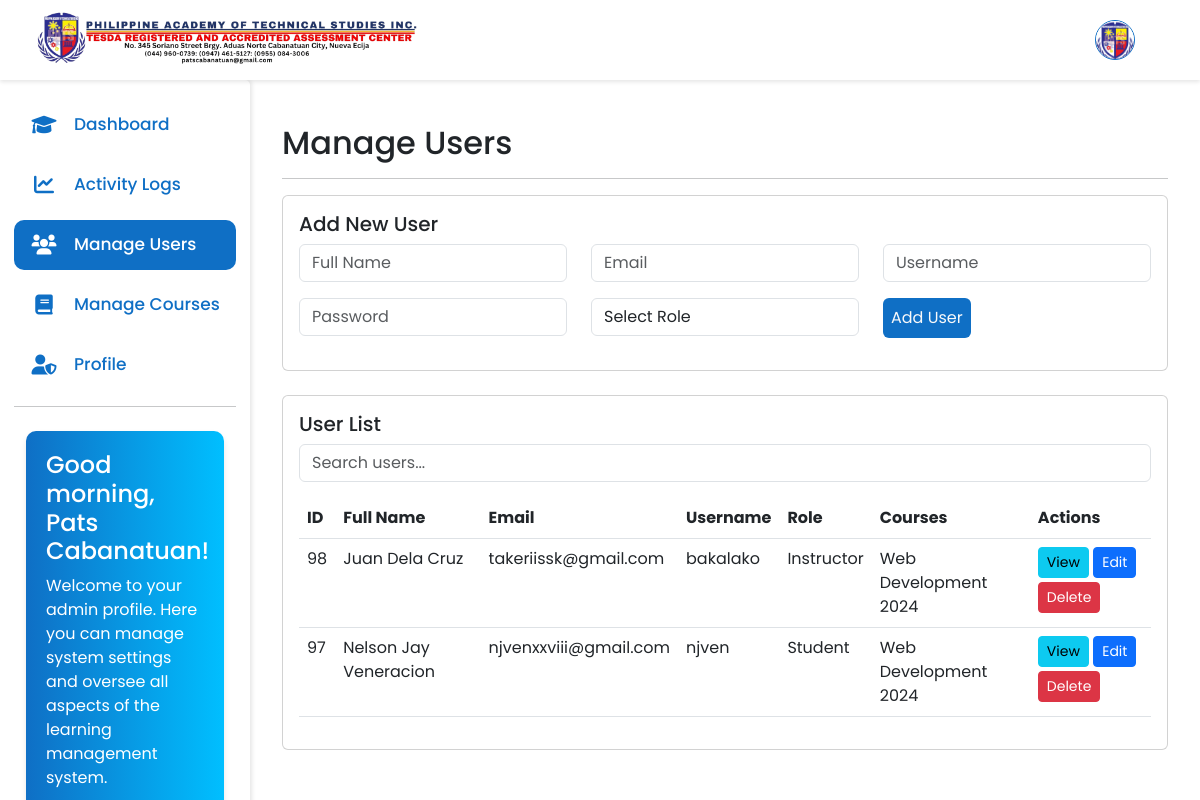
Page /system_admin/sa_main.php?page=sa_manage_users (signed in) on the committed database.
### tables this page shows
CREATE TABLE `users` (
  `user_id` int(11) NOT NULL,
  `fullname` varchar(60) NOT NULL,
  `username` varchar(30) NOT NULL,
  `profile_picture` varchar(100) NOT NULL,
  `email` varchar(40) NOT NULL,
  `password` varchar(70) NOT NULL,
  `role` varchar(15) NOT NULL,
  `otp` varchar(6) DEFAULT NULL,
  `otp_expiration` datetime DEFAULT NULL,
  `is_verified` tinyint(1) DEFAULT 0,
  `created_at` datetime NOT NULL DEFAULT current_timestamp()
);

### system_admin/sa_manage_users.php (the view, shortened to what this page needs)
<?php
include '../dbConn/config.php';
$sql = "SELECT u.*,
        GROUP_CONCAT(DISTINCT CASE WHEN u.role = 'student' THEN c.course_name ELSE NULL END) AS enrolled_courses,
        GROUP_CONCAT(DISTINCT CASE WHEN u.role = 'instructor' THEN c.course_name ELSE NULL END) AS created_courses
        FROM users u
        LEFT JOIN enrollments e ON u.user_id = e.user_id
        LEFT JOIN courses c ON (u.role = 'student' AND e.course_id = c.course_id) OR (u.role = 'instructor' AND c.user_id = u.user_id)
        WHERE u.role IN ('student', 'instructor')
        GROUP BY u.user_id
        ORDER BY u.role, u.fullname";
$result = $connect->query($sql);
$users = $result->fetch_all(MYSQLI_ASSOC);
?>
<div class="container-fluid mt-4">
    <h2>Manage Users</h2>
    <hr>
    <div class="card mb-4">
        <div class="card-body">
            <h5 class="card-title">Add New User</h5>
            <form method="POST">
                <div class="row">
                    <div class="col-md-4 mb-3">
                        <input type="text" class="form-control" name="fullname" placeholder="Full Name" required>
                    </div>
                    <div class="col-md-4 mb-3">
                        <input type="email" class="form-control" name="email" placeholder="Email" required>
                    </div>
                    <div class="col-md-4 mb-3">
                        <input type="text" class="form-control" name="username" placeholder="Username" required>
                    </div>
                </div>
                <div class="row">
                    <div class="col-md-4 mb-3">
                        <input type="password" class="form-control" name="password" placeholder="Password" required>
                    </div>
                    <div class="col-md-4 mb-3">
                        <select class="form-control" name="role" required>
                            <option value="">Select Role</option>
                        </select>
                    </div>
                    <div class="col-md-4 mb-3">
                        <button type="submit" class="button-primary rounded p-2">Add User</button>
                    </div>
                </div>
            </form>
        </div>
    </div>
    <div class="card">
        <div class="card-body">
            <h5 class="card-title">User List</h5>
            <div class="mb-3">
                <input type="text" id="userSearch" class="form-control" placeholder="Search users...">
            </div>
            <div class="table-responsive">
                <table class="table table-hover" id="usersTable">
                    <thead>
                        <tr>
                            <th>ID</th>
                            <th>Full Name</th>
                            <th>Email</th>
                            <th>Username</th>
                            <th>Role</th>
                            <th>Courses</th>
                            <th>Actions</th>
                        </tr>
                    </thead>
                    <tbody>
                        <?php foreach ($users as $user): ?>
                        <tr>
                            <td><?php echo htmlspecialchars($user['user_id']); ?></td>
                            <td><?php echo htmlspecialchars($user['fullname']); ?></td>
                            <td><?php echo htmlspecialchars($user['email']); ?></td>
                            <td><?php echo htmlspecialchars($user['username']); ?></td>
                            <td><?php echo ucfirst(htmlspecialchars($user['role'])); ?></td>
                            <td>
                                <?php
                                if ($user['role'] == 'student') {
                                    echo htmlspecialchars($user['enrolled_courses'] ?: 'No courses enrolled');
                                } else {
                                    echo htmlspecialchars($user['created_courses'] ?: 'No courses created');
                                }
                                ?>
                            </td>
                            <td>
                                <button class="btn btn-sm btn-info mb-1" onclick="viewUser(<?php echo htmlspecialchars(json_encode($user)); ?>)">View</button>
                                <button class="btn btn-sm btn-primary mb-1" onclick="editUser(<?php echo htmlspecialchars(json_encode($user)); ?>)">Edit</button>
                                <button class="btn btn-sm btn-danger mb-1" onclick="deleteUser(<?php echo $user['user_id']; ?>, '<?php echo htmlspecialchars($user['fullname']); ?>')">Delete</button>
                            </td>
                        </tr>
                        <?php endforeach; ?>
                    </tbody>
                </table>
            </div>
        </div>
    </div>
</div>

### system_admin/sa_main.php (shortened to what this page needs)
<?php
    include '../dbConn/config.php';
    $userID = $_SESSION['userID'];
    $page = isset($_GET['page']) ? $_GET['page'] : 'sa_dashboard';
    switch($page){
        case 'sa_manage_users':
            $filename = 'sa_manage_users.php';
            break;
    }
    $sqlProfile = "SELECT profile_picture FROM users WHERE user_id = '$userID'";
    $resultProfile = mysqli_query($connect, $sqlProfile);
    $pic = mysqli_fetch_assoc($resultProfile);
    $profilePic = $pic['profile_picture'] ?? 'default.jpg';
?>
<!DOCTYPE html>
<html lang="en">
<head>
    <link href="https://cdn.jsdelivr.net/npm/bootstrap@5.3.0/dist/css/bootstrap.min.css" rel="stylesheet">
    <link href="https://cdnjs.cloudflare.com/ajax/libs/font-awesome/6.0.0-beta3/css/all.min.css" rel="stylesheet">
    <link rel="stylesheet" href="../styles/sideNav.css?<?php echo time(); ?>">
    <link rel="stylesheet" href="../styles/color.css?<?= time() ?>">
</head>
<body>
    <nav class="navbar navbar-expand-lg fixed-top">
        <div class="container-fluid ms-4 me-4">
            <a class="navbar-brand" href="index.php">
                <img src="../assets/images/pats-logo.png" alt="Pats Logo" style="height: 60px; width: 100%">
            </a>
            <div class="d-flex align-items-center ms-auto">
                <div class="dropdown">
                    <button class="btn btn-link me-3" type="button" id="profileDropdown" data-bs-toggle="dropdown" aria-expanded="false">
                    <img src="../assets/userProfilePicture/<?php echo (!empty($profilePic)) ? $profilePic : 'default.jpg'; ?>" alt="profile photo" style="width: 40px; height: 40px; border-radius: 50%; object-fit: cover;">
                    </button>
                </div>
            </div>
        </div>
    </nav>
    <nav class="sidebar">
        <div class="menu-bar">
            <div class="menu">
                <ul class="menu-links">
                    <li class="nav-link">
                        <a href="?page=sa_dashboard">
                            <i class="fa-solid fa-graduation-cap icon modified-text-primary"></i>
                            <span class="text nav-text modified-text-primary">Dashboard</span>
                        </a>
                    </li>
                    <li class="nav-link">
                        <a href="?page=sa_activity_logs">
                            <i class="fa-solid fa-chart-line icon modified-text-primary"></i>
                            <span class="text nav-text modified-text-primary">Activity Logs</span>
                        </a>
                    </li>
                    <li class="nav-link">
                        <a href="?page=sa_manage_users">
                        <i class="fa-solid fa-users icon modified-text-primary"></i>
                            <span class="text nav-text modified-text-primary">Manage Users</span>
                        </a>
                    </li>
                    <li class="nav-link">
                        <a href="?page=sa_manage_courses">
                        <i class="fa-solid fa-book icon modified-text-primary"></i>
                            <span class="text nav-text modified-text-primary">Manage Courses</span>
                        </a>
                    </li>
                    <li class="nav-link">
                        <a href="?page=sa_profile">
                        <i class="fa-solid fa-user-shield icon modified-text-primary"></i>
                            <span class="text nav-text modified-text-primary">Profile</span>
                        </a>
                    </li>
                    <hr>
                    <div class="container mt-4">
                        <div class="welcome-text">
                            <h4 id="greeting"></h4>
                            <p>Welcome to your admin profile. Here you can manage system settings and oversee all aspects of the learning management system.</p>
                        </div>
                    </div>
                </ul>
            </div>
        </div>
    </nav>
    <div class="content flex-grow-1" id="content-area">
    <?php include $filename; ?>
    </div>
</body>
</html>

### styles/sideNav.css (style rules this page uses)
* { margin: 0; padding: 0; box-sizing: border-box; font-family: 'Poppins', sans-serif; }
* > .nav-link { border-radius: 10px; }
:root { --body-color: #cbedfd; --sidebar-color: #FFF; --primary-color: #0f6fc5; --primary-color-light: #F6F5FF; --toggle-color: #DDD; --text-color: #0f6fc5; --background-color: white; --tran-03: all 0.2s ease; --tran-04: all 0.3s ease; --tran-05: all 0.3s ease; }
body { font-family: 'Poppins', sans-serif; background-color: var(--background-color); padding-top: 80px; }
.sidebar { position: fixed; top: 80px; left: 0; bottom: 0; height: 100%; width: 250px; padding: 10px 14px; background: var(--sidebar-color); transition: var(--tran-05); z-index: 100; border-top-right-radius: 5px; overflow-y: auto; box-shadow: 2px 0 4px rgba(0,0,0,0.1); }
.sidebar li { height: 50px; list-style: none; display: flex; align-items: center; margin-top: 10px; }
.header .image, .sidebar .icon { min-width: 60px; border-radius: 6px; }
.sidebar .icon { min-width: 60px; border-radius: 6px; height: 100%; display: flex; align-items: center; justify-content: center; font-size: 20px; }
.sidebar .text, .sidebar .icon { color: var(--text-color); transition: var(--tran-03); }
.sidebar .text { font-size: 17px; font-weight: 500; white-space: nowrap; opacity: 1; }
.sidebar li a { list-style: none; height: 100%; background-color: transparent; display: flex; align-items: center; height: 100%; width: 100%; text-decoration: none; transition: var(--tran-03); }
.sidebar .menu-bar { height: calc(100% - 55px); display: flex; flex-direction: column; justify-content: space-between; overflow-y: scroll; }
.menu-links { padding: 0; position: relative; }
.navbar { background-color: var(--background-color); box-shadow: 0 2px 4px rgba(0,0,0,0.1); height: 80px; }
.navbar-brand, .nav-link { color: var(--text-color); }
.sidebar .nav-link a { color: #333; transition: all 0.3s ease; padding: 15px 0px; height: 100%; width: 100%; }
.sidebar .nav-link.active { background-color: #0f6fc5 ; border-radius: 10px; }
.sidebar .nav-link.active a, .sidebar .nav-link.active i, .sidebar .nav-link.active span { color: white !important; }
.sidebar .nav-link a { color: #333; text-decoration: none; }
.content { transition: all 0.3s; padding: 20px; }
.dropdown button img { height: 40px; width: 40px; border: 1px solid #0f6fc5; border-radius: 50%; }
@media (min-width: 769px) { .content { margin-left: 250px; } }
.welcome-text { background: linear-gradient(to right, #0f6fc5, #00bfff); color: white; padding: 20px; border-radius: 10px; margin-bottom: 20px; box-shadow: 0 4px 6px rgba(0, 0, 0, 0.1); transition: transform 0.3s ease; }

### styles/color.css (style rules this page uses)
:root { --primary-color: #0f6fc5; --secondary-color: #6c757d; --success-color: #28a745; --danger-color: #dc3545; --warning-color: #ffc107; --info-color: #17a2b8; --light-color: #f8f9fa; --dark-color: #343a40; --text-primary: #212529; --text-secondary: #6c757d; --text-light: #f8f9fa; --bg-primary: #ffffff; --bg-secondary: #f8f9fa; --border-color: #dee2e6; --accent-color: #fd7e14; --highlight-color: #20c997; }
.button-primary { background-color: var(--primary-color) !important; color: var(--text-light) !important; transition: all 0.3s ease !important; border: none; }
.modified-text-primary { color: var(--primary-color) !important; }

### rows in the picture
users: profile_picture (picture)
users: user_id "98", fullname "Juan Dela Cruz", email "takeriissk@gmail.com", username "bakalako", role "Instructor", created_courses "Web Development 2024"
users: user_id "97", fullname "Nelson Jay Veneracion", email "njvenxxviii@gmail.com", username "njven", role "Student", enrolled_courses "Web Development 2024"
